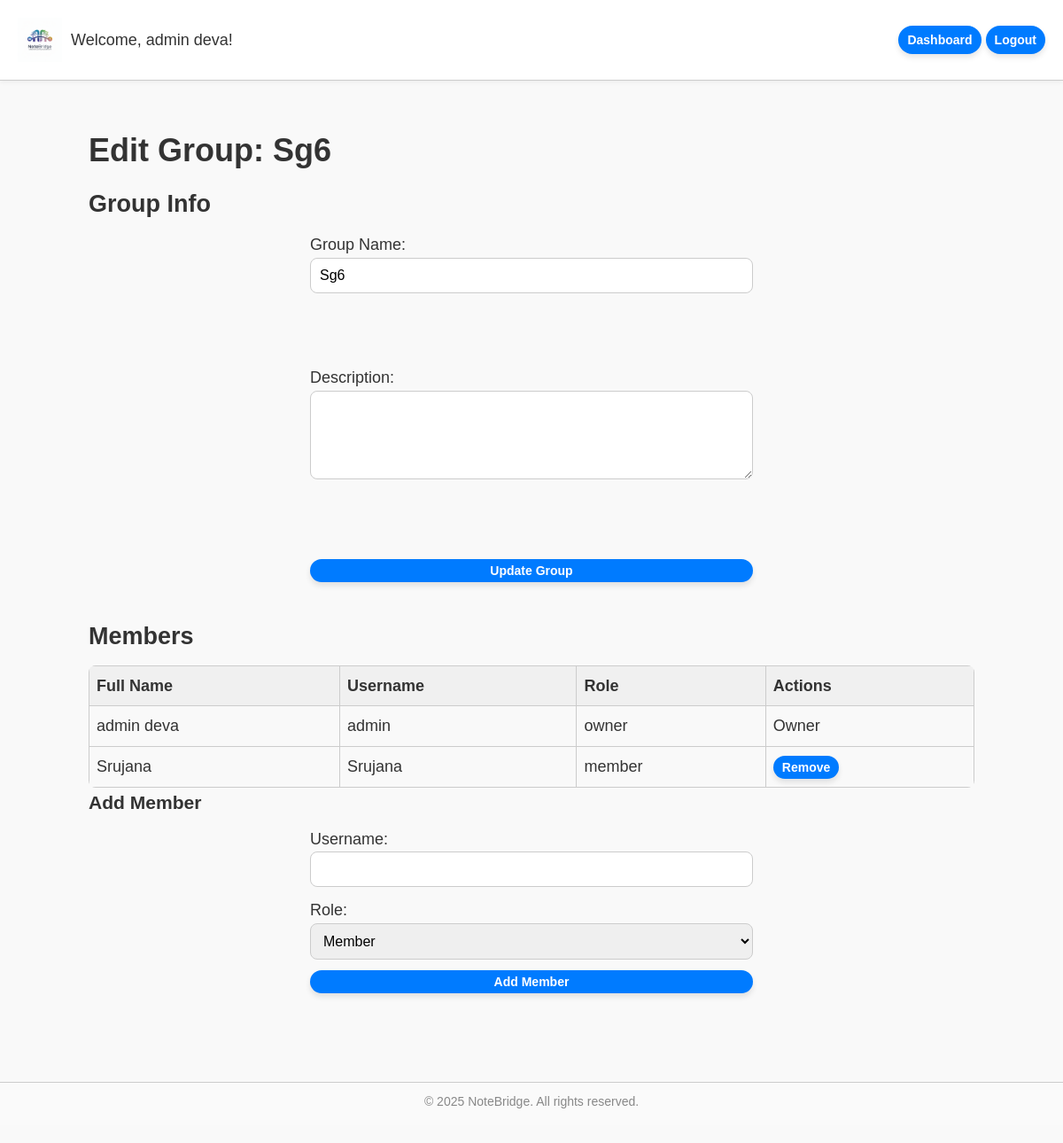
The page /groups/4/edit (signed in) on the database as committed earlier.
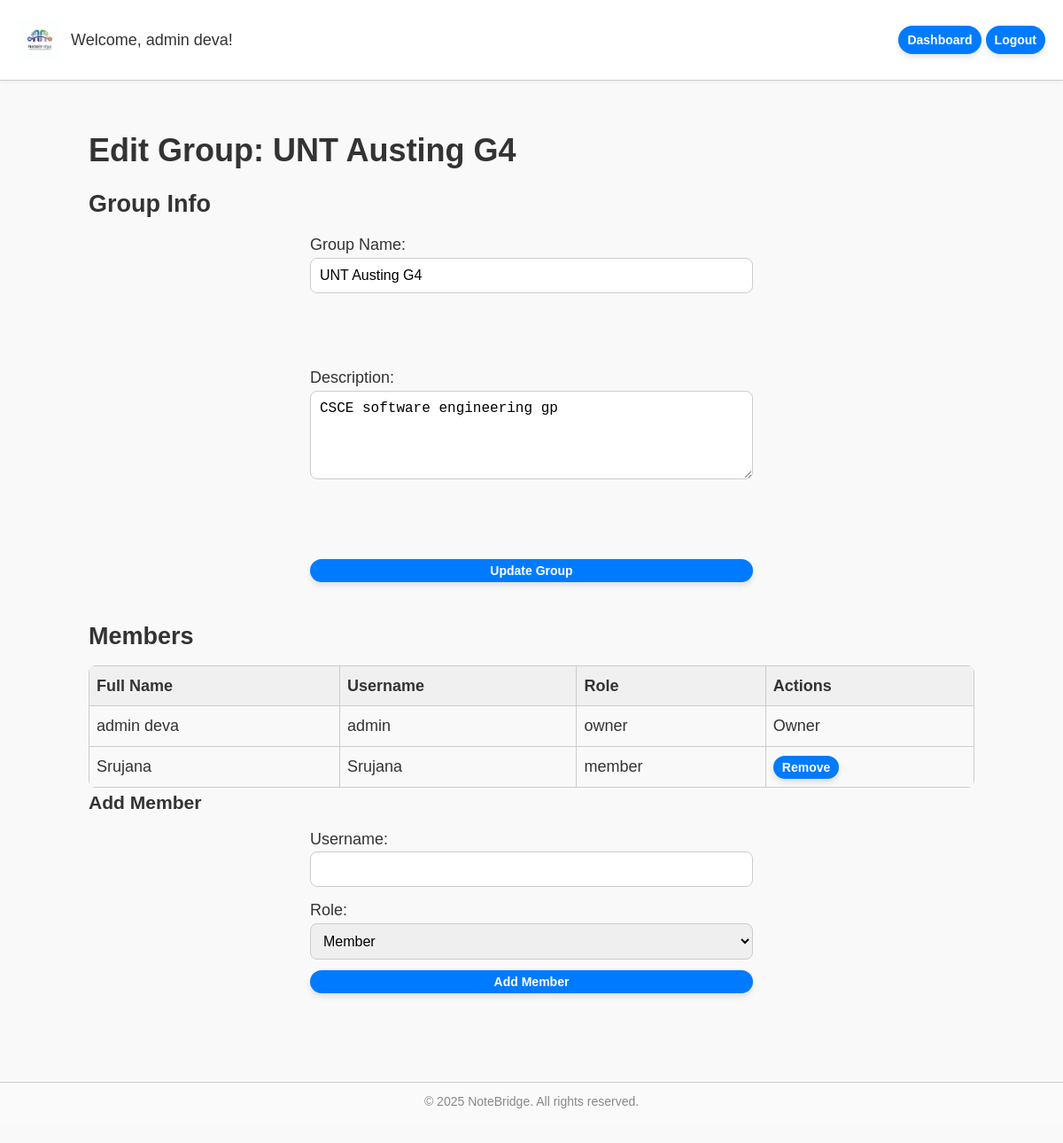
The same page on the database as committed later.
### tables this page shows
CREATE TABLE groups (
        id INTEGER PRIMARY KEY AUTOINCREMENT,
        name TEXT NOT NULL,
        description TEXT,
        created_at TEXT NOT NULL
    );

### groups.py (the view)
@group_bp.route('/<int:group_id>/edit', methods=['GET', 'POST'])
@login_required
def edit_group(group_id):
    group = get_group(group_id)
    db = get_db()
    if request.method == 'POST':
        name = request.form.get('name', group['name'])
        description = request.form.get('description', group['description'])
        db.execute('UPDATE groups SET name=?, description=? WHERE id=?', (name, description, group_id))
        db.commit()
        return redirect(url_for('group.view_group', group_id=group_id))
    members = get_members(group_id)
    user = current_user()
    return render_template('group_edit.html', group=group, members=members, user=user)

### auth.py (called while the page is built)
def current_user():
    uid = session.get('user_id')
    if not uid:
        return None
    db = get_db()
    return db.execute('SELECT id, username, full_name FROM users WHERE id=?', (uid,)).fetchone()

def login_required(f):
    @wraps(f)
    def wrapped(*args, **kwargs):
        if not current_user():
            return redirect(url_for('auth.login'))
        return f(*args, **kwargs)
    return wrapped

### database.py (called while the page is built)
def get_db():
    db = getattr(g, "_database", None)
    if db is None:
        db = g._database = sqlite3.connect(DATABASE)
        db.row_factory = sqlite3.Row
    return db

def close_connection(exception=None):
    db = getattr(g, "_database", None)
    if db is not None:
        db.close()

### groups.py (called while the page is built)
def get_group(group_id):
    db = get_db()
    group = db.execute('SELECT * FROM groups WHERE id=?', (group_id,)).fetchone()
    if not group:
        abort(404, "Group not found")
    return group

def get_members(group_id):
    db = get_db()
    members = db.execute(
        'SELECT u.id as user_id, u.username, u.full_name, gm.role '
        'FROM users u JOIN group_members gm ON u.id = gm.user_id '
        'WHERE gm.group_id=?',
        (group_id,)
    ).fetchall()
    return members

### templates/group_edit.html (shortened to what this page needs)
<!DOCTYPE html>
<html lang="en">
<head>
    <link rel="stylesheet" href="{{ url_for('static', filename='style.css') }}">
</head>
<body class="font-medium">
    <header>
        <div style="display:flex; align-items:center;">
            <img src="{{ url_for('static', filename='logo.jpg') }}" alt="NoteBridge Logo" height="50">
            <div style="margin-left:10px;">Welcome, {{ user['full_name'] or user['username'] }}!</div>
        </div>
        <nav>
            <a href="{{ url_for('dashboard.dashboard') }}" class="btn">Dashboard</a>
            <a href="{{ url_for('auth.logout') }}" class="btn">Logout</a>
        </nav>
    </header>
    <main>
        <h1>Edit Group: {{ group['name'] }}</h1>
        <section>
            <h2>Group Info</h2>
            <form method="post" action="{{ url_for('group.edit_group', group_id=group['id']) }}">
                <label>
                    Group Name:
                    <input type="text" name="name" value="{{ group['name'] }}" required>
                </label>
                <br><br>
                <label>
                    Description:
                    <textarea name="description" rows="3">{{ group['description'] }}</textarea>
                </label>
                <br><br>
                <button type="submit" class="btn">Update Group</button>
            </form>
        </section>
        <section>
            <h2>Members</h2>
            <table>
                <thead>
                    <tr>
                        <th>Full Name</th>
                        <th>Username</th>
                        <th>Role</th>
                        <th>Actions</th>
                    </tr>
                </thead>
                <tbody>
                    {% for member in members %}
                    <tr>
                        <td>{{ member['full_name'] or '-' }}</td>
                        <td>{{ member['username'] }}</td>
                        <td>{{ member['role'] }}</td>
                        <td>
                            {% if member['user_id'] != user['id'] %}
                            <form method="post"
                                action="{{ url_for('group.remove_member', group_id=group['id'], user_id=member['user_id']) }}"
                                style="display:inline;">
                                <button type="submit" class="btn">Remove</button>
                            </form>
                            {% else %}
                            Owner
                            {% endif %}
                        </td>
                    </tr>
                    {% endfor %}
                </tbody>
            </table>
            <h3>Add Member</h3>
            <form method="post" action="{{ url_for('group.add_member', group_id=group['id']) }}">
                <label>
                    Username:
                    <input type="text" name="username" required>
                </label>
                <label>
                    Role:
                    <select name="role">
                        <option value="member" selected>Member</option>
                    </select>
                </label>
                <button type="submit" class="btn">Add Member</button>
            </form>
        </section>
    </main>
    <footer>
        &copy; 2025 NoteBridge. All rights reserved.
    </footer>
</body>
</html>

Rows that differ between the two databases and show on the page:
changed groups: name "Sg6" → "UNT Austing G4"; description (not shown) → "CSCE software engineering gp"
